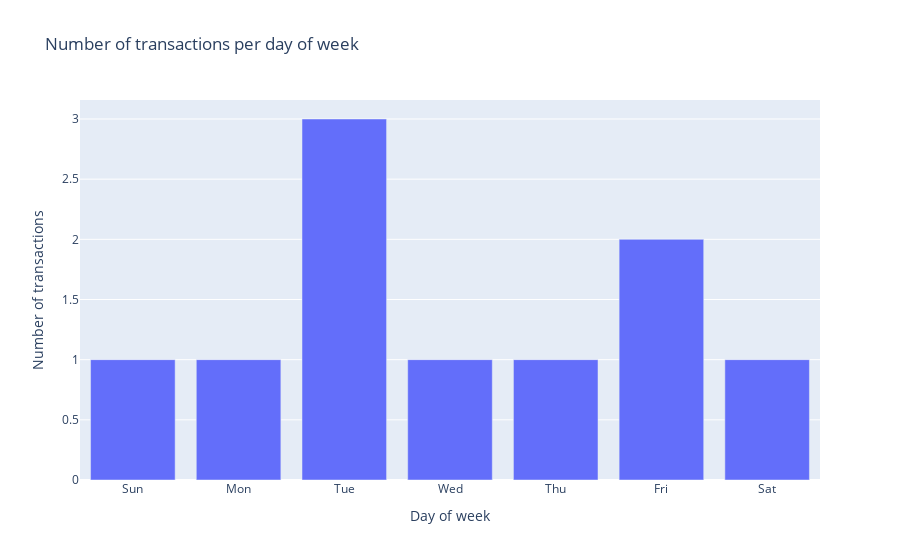

The notebook cell this image was saved under:
### Markdown cell above
### Plotting the count of transactions by day of week
With this following graph we can further explore the relationship between the buying patterns and the days of the week, we can see that although the weekend seemed to have less transactions, the transactions were actually smaller, and Tuesday and Friday not only have more transactions but their transactions are bigger than the average.

### Code cell
fig = px.bar(
    count_dow_df,
    x='DAY_NAME',
    y='TRANSACTION_COUNT',
    title='Number of transactions per day of week',
    labels={
        'DAY_NAME': 'Day of week',
        'TRANSACTION_COUNT': 'Number of transactions'
    },
)
fig.show()

### Figure 1 — Plotly figure (JSON) as saved in the notebook; plotly's stock layout.template omitted (floating-point values rounded to 4 significant figures)
{"data": [{"alignmentgroup": "True", "hovertemplate": "Day of week=%{x}<br>Number of transactions=%{y}<extra></extra>", "legendgroup": "", "marker": {"color": "#636efa", "pattern": {"shape": ""}}, "name": "", "offsetgroup": "", "orientation": "v", "showlegend": false, "textposition": "auto", "type": "bar", "x": ["Sun", "Mon", "Tue", "Wed", "Thu", "Fri", "Sat"], "xaxis": "x", "y": [1, 1, 3, 1, 1, 2, 1], "yaxis": "y"}], "layout": {"barmode": "relative", "legend": {"tracegroupgap": 0}, "title": {"text": "Number of transactions per day of week"}, "xaxis": {"anchor": "y", "domain": [0, 1], "title": {"text": "Day of week"}}, "yaxis": {"anchor": "x", "domain": [0, 1], "title": {"text": "Number of transactions"}}}}
